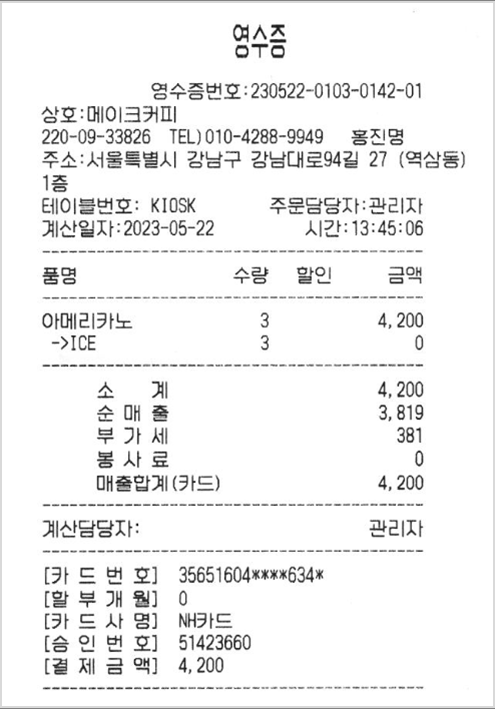
#> input picture CV-STUDY/images/bill.png, 495 x 709 px
$ jupyter execute --allow-errors 12_Tesseract.ipynb
#> lines starting #> are read from the running program, lines starting #| are printed output that depends on the picture
# 12. Tesseract - OCR
- 광학 문자 인식(OCR) : 이미지를 분석하여 그 안에 포함된 문자나 텍스트를 디지털 데이터로 변환하는 기술
- Tesseract : 무료로 제공되는 오픈소스 광학 문자 인식, 이미지나 스캔한 문서에서 텍스트를 추출하는데 사용됨

[cell 1]
import cv2 as cv
import numpy as np
from pytesseract import pytesseract as pyt
pyt.tesseract_cmd= r"C:\Program Files\Tesseract-OCR\tesseract.exe"

[cell 2]
# 이진화 처리 후 적용
img = cv.imread("../images/bill.png", cv.IMREAD_GRAYSCALE)
#> img is the input picture: shape (709, 495); min 0, max 255, mean 241.3

ret, binary = cv.threshold(img, -1, 255, cv.THRESH_BINARY | cv.THRESH_OTSU)
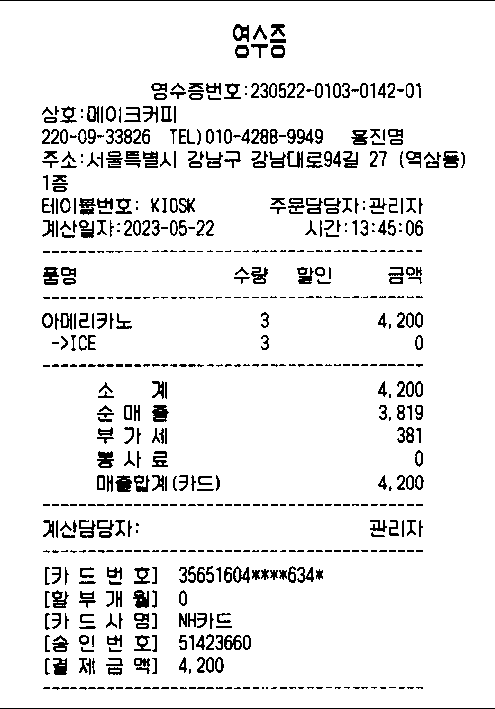
#> binary: shape (709, 495); 92.1% white; black in thin lines or dots
#> ret = 183
#> (the rest of this cell did not finish here and is left out)

[cell 3]
# 실습4. 이미지에서 글자 인식
# 이 이미지는 원본 이미지에서 글자를 잘 인식하지 못합니다.
# 이미지에서 글자를 인식할 부분을 선택하면
# 해당영역을 잘라내고
# 잘라낸 영역의 글자를 인식해서 출력합니다.

img = cv.imread("../images/stop.png")
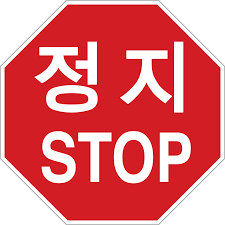
#> input picture CV-STUDY/images/stop.png, 225 x 225 px
#> img is the input picture: shape (225, 225, 3); mean B, G, R 118.6, 114.3, 226.1

name = "Scanner"
point_list = []

# [18 lines left out: function show_result, not called in this run]

drawing = False
# [26 lines left out: function on_mouse, not called in this run]

cv.namedWindow(name)
cv.setMouseCallback(name, on_mouse)
cv.imshow(name, img)
cv.waitKey(0)
cv.destroyAllWindows()
